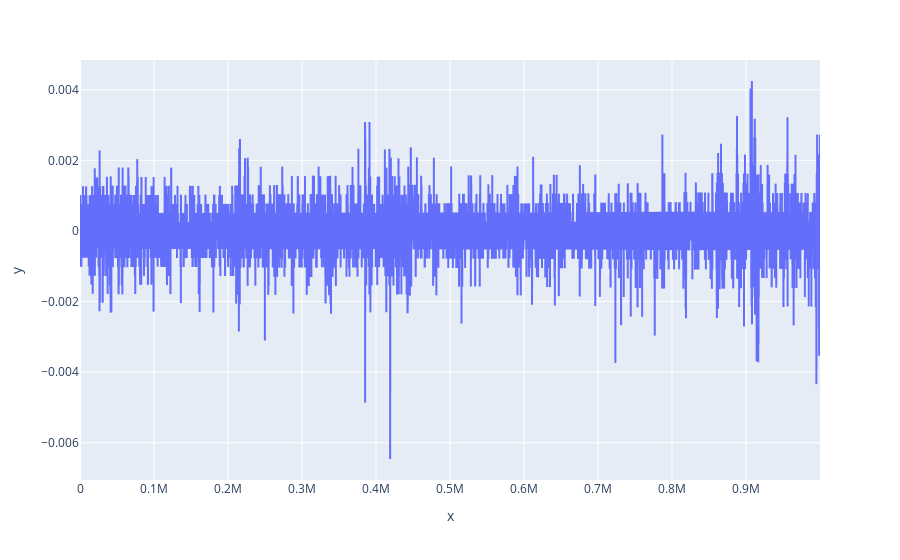

The notebook cell this image was saved under:
### Code cell
px.line(x=ink['timestamp'], y=ink_returns['past_pct_change_1'])

### Figure 1 — Plotly figure (JSON) as saved in the notebook; plotly's stock layout.template omitted (floating-point values rounded to 4 significant figures; data arrays with more than 128 entries replaced by an {"elided": "..."} marker saying what was removed)
{"data": [{"hovertemplate": "x=%{x}<br>y=%{y}<extra></extra>", "legendgroup": "", "line": {"color": "#636efa", "dash": "solid"}, "marker": {"symbol": "circle"}, "mode": "lines", "name": "", "showlegend": false, "type": "scattergl", "x": {"elided": "10000 int values"}, "xaxis": "x", "y": {"elided": "10000 float values"}, "yaxis": "y"}], "layout": {"legend": {"tracegroupgap": 0}, "margin": {"t": 60}, "xaxis": {"anchor": "y", "domain": [0, 1], "title": {"text": "x"}}, "yaxis": {"anchor": "x", "domain": [0, 1], "title": {"text": "y"}}}}
